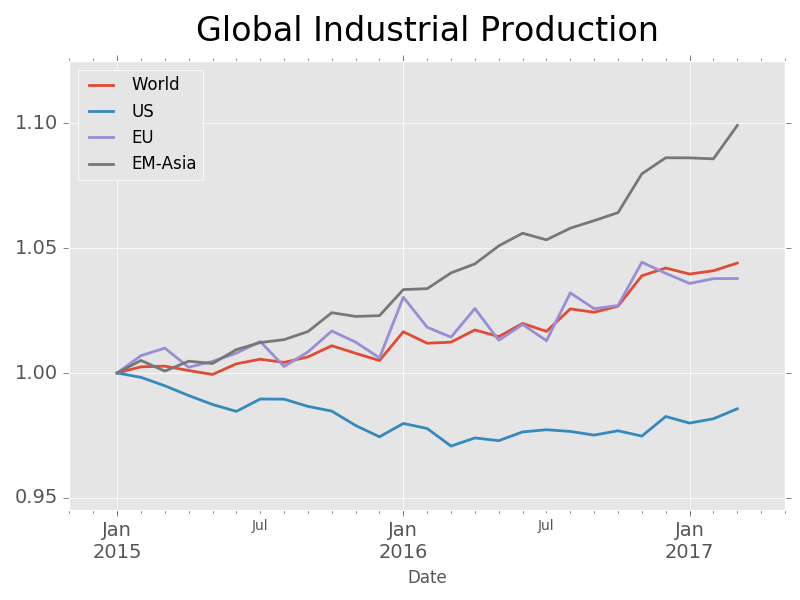

This figure's Python source:
import pandas as pd
import matplotlib.pyplot as plt


dc = pd.read_excel("../data/data.xlsx", sheetname="cbp_nl",
                     index_col=0, parse_cols=[0, 1, 2, 3, 4, 5]).dropna()
dc.columns = ["World", "US", "EU", "EM-Asia"]



# charts
def gen_chart(df, title, y_title, date_ini):
    """"""
    plt.style.use("ggplot")
    dn = df[df.index >= date_ini]
    df_final = dn.div(dn.iloc[0,:], axis=1)

    # Choose colors from http://colorbrewer2.org/ under "Export"
    fig = plt.figure()
    ax = fig.add_subplot(111)
    df_final.plot(ax=ax,linewidth=2, legend=True)
    #df_final.iloc[:, 0].plot(ax=ax, color='blue', linewidth=2)
    # df_final.iloc[:, 1].plot(ax=ax, color='orange', linewidth=2,
    #                          style='--', legend=True)

    # labels labels
    for label in ax.xaxis.get_ticklabels():
        label.set_fontsize(14)
    for label in ax.yaxis.get_ticklabels():
        label.set_fontsize(14)

    # title
    ax.set_title(title, fontsize=24)
    ax.title.set_position([.5,1.03])

    #margins
    ax.margins(0.0, 0.2)
    ax.set_xlim(ax.get_xlim()[0]-2, ax.get_xlim()[1]+ 2)

    # label
    fig.tight_layout()
    return fig

# vix
date_ini = "2015-01-01"
fig_vix = gen_chart(dc, "Global Industrial Production", "%", date_ini)
plt.savefig("cpb_nl.png")
